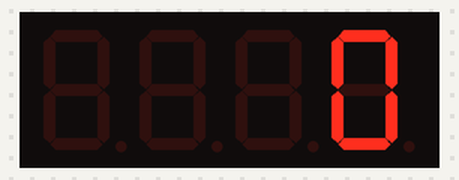
A sketch run on a simulated Arduino Uno, built with avr-gcc and run on an emulated ATmega328P. Parts: 4-digit seven-segment display.

Above: at 0.1 s.
At 4.1 s:
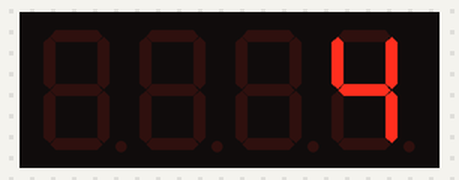
At 9.1 s:
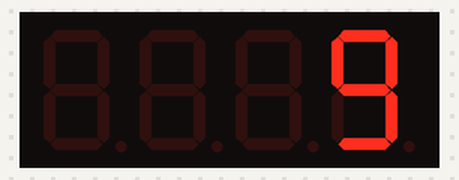
At 19.1 s:
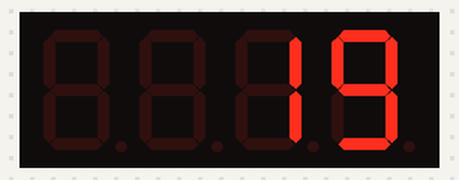
At 29.1 s:
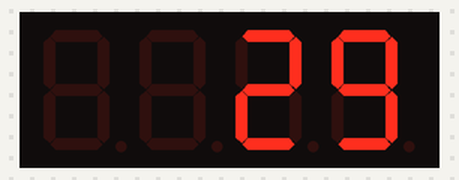
At 39.1 s:
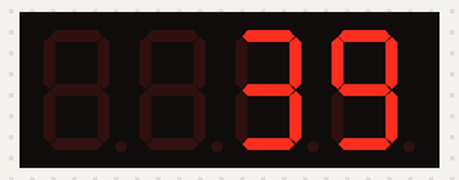

Measured:
- what the display in image 1 shows lasts 1.0 s, from 4.0 s to 5.0 s

The sketch:

18-SevTimer.ino
```cpp
/*
   SevTimer
   使用定时器驱动四位数码管实现数字时钟显示
*/
#include "TimerOne.h"
#include "SevSeg.h"

SevSeg sevseg;

int Fen = 0;
int Miao = 0;

byte numDigits = 4; //数码管位数
byte digitPins[] = {2, 3, 12, 13}; //数码管公共极连接Arduino的引脚
byte segmentPins[] = {7, 6, 5, 10, 11, 8, 9, 4}; //数码管a,b,c,d,e,f,g,dp对应引脚
byte hardwareConfig = COMMON_CATHODE ; // 共阴极数码管

void setup() {
  sevseg.begin(hardwareConfig, numDigits, digitPins, segmentPins); //初始化数码管

  Timer1.initialize(1000000);//初始化定时器为1s
  Timer1.attachInterrupt( timerIsr );//设置中断回调函数
}

void loop() {
  sevseg.setNumber(Fen * 100 + Miao, -1); //设置要显示的数据，不显示小数点
  sevseg.refreshDisplay(); // 必须重复运行刷新数码管显示
}

void timerIsr()//定时器中断处理函数
{
  Miao++;
  if (Miao > 59)
  {
    Miao = 0;
    Fen++;
    if (Fen > 59)
      Fen = 0;
  }
}
```
